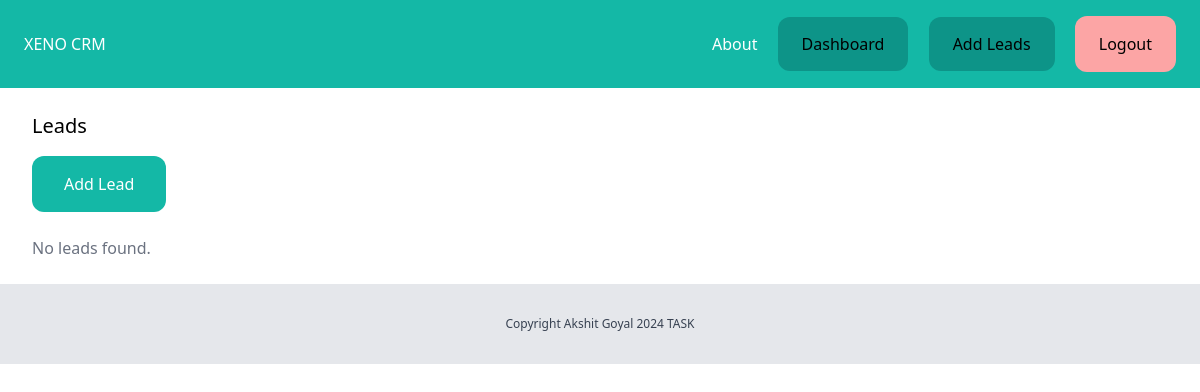
The app's page /leads/ (signed in), older data.
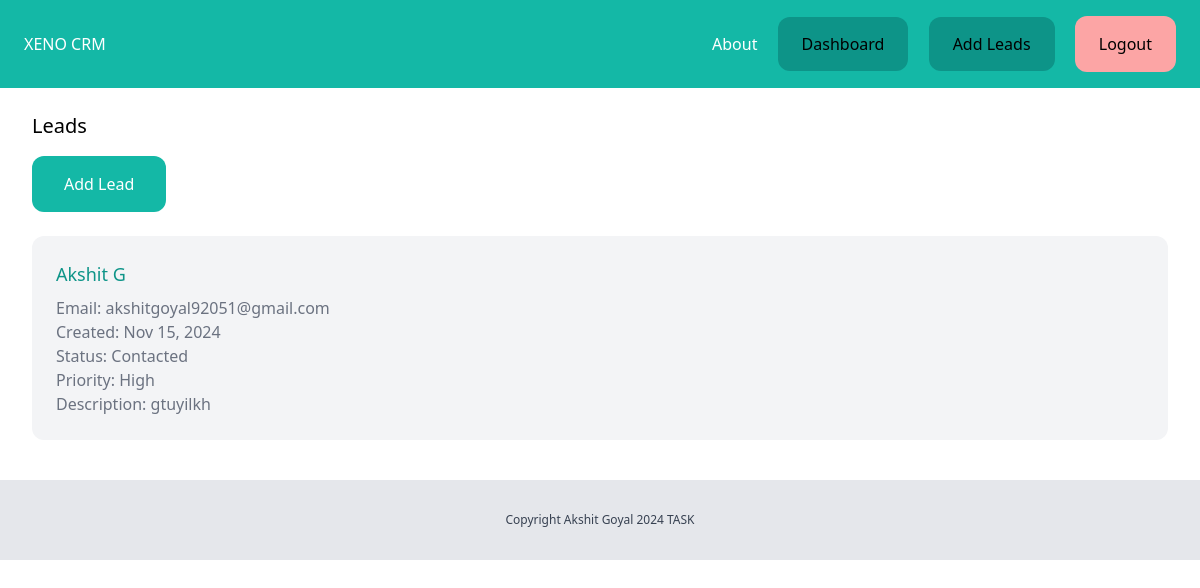
The same page, newer data.
### lead/models.py (models this page shows, shortened)
class Lead(models.Model):
    LOW = 'low'
    MEDIUM = 'medium'
    HIGH = 'high'
    CHOICES_PRIORITY = (
        (LOW, 'Low'),
        (MEDIUM, 'Medium'),
        (HIGH, 'High'),
    )
    NEW = 'new'
    CONTACTED = 'contacted'
    WON = 'won'
    LOST = 'lost'
    CHOICES_STATUS = (
        (NEW, 'New'),
        (CONTACTED, 'Contacted'),
        (WON, 'Won'),
        (LOST, 'Lost'),
    )
    status = models.CharField(max_length=10, choices=CHOICES_STATUS,default=NEW)
    priority = models.CharField(max_length=10, choices=CHOICES_PRIORITY,default=MEDIUM)
    created_by = models.ForeignKey(User, related_name='leads', on_delete=models.CASCADE)
    created_at = models.DateTimeField(auto_now_add=True)
    modified_at = models.DateTimeField(auto_now=True)
    name = models.CharField(max_length=255)
    email = models.EmailField()
    description = models.TextField(blank=True, null=True)

### lead/views.py (the view)
# urls.py: path('', views.leads_list, name='leads_list'),
@login_required
def leads_list(request):
    leads = Lead.objects.filter(created_by=request.user)
    return render(request, 'lead/leads_list.html', {'leads': leads})

### lead/templates/lead/leads_list.html (shortened to what this page needs)
{% extends 'core/base.html' %}
{% block content %}
    <div class="py-6 px-8">
        <h1 class="mb-4 text-xl">Leads</h1>
        <a href="{% url 'add_lead' %}" class="inline-block mb-6 py-4 px-8 bg-teal-500 text-white rounded-xl">Add Lead</a>
        {% if leads %}
            {% for lead in leads %}
                <div class="mb-4 p-6 bg-gray-100 rounded-xl">
                    <h3 class="mb-2 text-lg"><a href="{% url 'leads_detail' lead.id %}" class="text-teal-600 hover:text-teal-800">{{ lead.name }}</a></h3>
                    <p class="text-gray-500">Email: {{ lead.email }}</p>
                    <p class="text-gray-500">Created: {{ lead.created_at|date:"M d, Y" }}</p>
                    <p class="text-gray-500">Status: {{ lead.get_status_display }}</p>
                    <p class="text-gray-500">Priority: {{ lead.get_priority_display }}</p>
                    {% if lead.description %}
                        <p class="text-gray-500">Description: {{ lead.description }}</p>
                    {% endif %}
                </div>
            {% endfor %}
        {% else %}
            <p class="text-gray-500">No leads found.</p>
        {% endif %}
    </div>
{% endblock %}

Row changes from the older to the newer data that the page shows:
added Lead: name "Akshit G", email "akshitgoyal92051@gmail.com", created_at "Nov 15, 2024", status "Contacted", priority "High", description "gtuyilkh"
Text that changed along with them:
text no longer shown: "No leads found."
